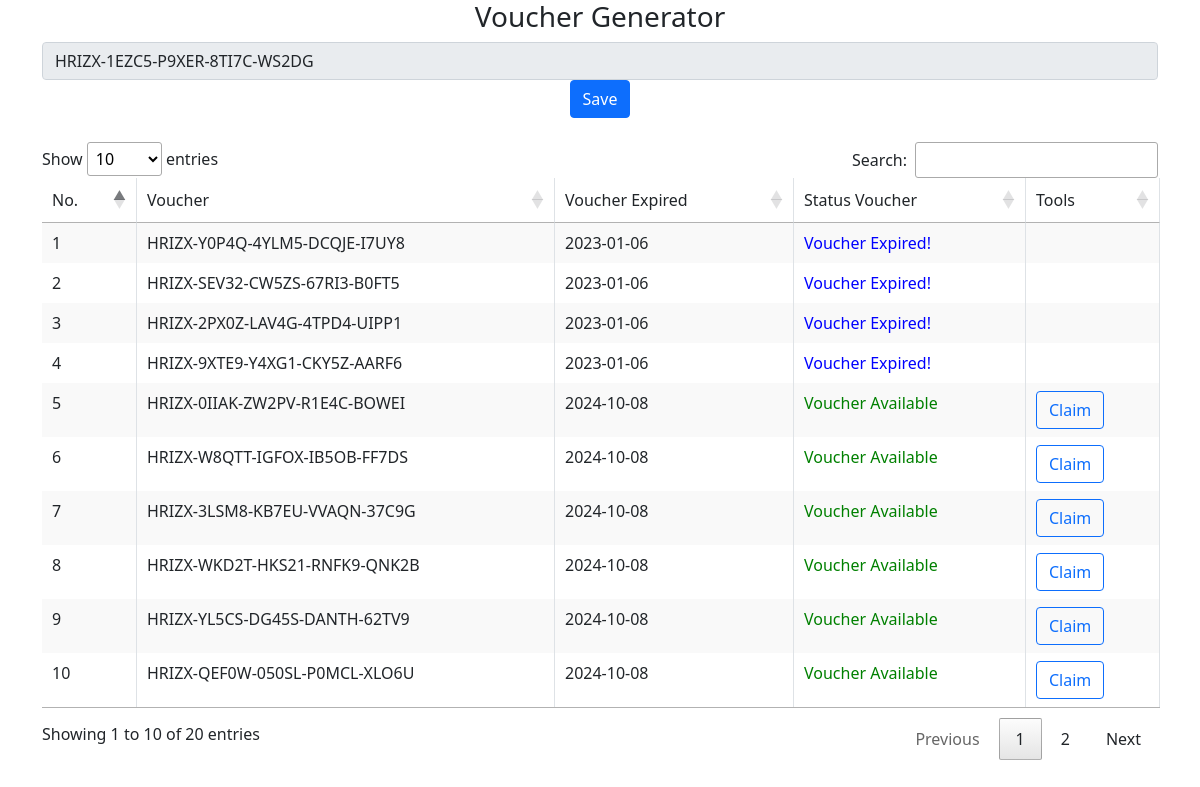
Page /voucher.php on the committed database.
### tables this page shows
CREATE TABLE `voucher`  (
  `id_voucher` int NOT NULL AUTO_INCREMENT,
  `voucher` varchar(29) NULL DEFAULT NULL,
  `voucher_exp` date NULL DEFAULT NULL,
  `status` int NULL DEFAULT NULL,
  PRIMARY KEY (`id_voucher`) USING BTREE
);

### voucher.php (the view, shortened to what this page needs)
<?php
   include "conn.php";
?>
<!DOCTYPE html>
<html>
<head>
    <link rel="stylesheet" type="text/css" href="assets/DataTables/css/jquery.dataTables.css">
    <link rel="stylesheet" type="text/css" href="assets/css/bootstrap.min.css">
    <link rel="stylesheet" type="text/css" href="assets/DataTables/css/dataTables.bootstrap.css">
</head>
<body>
    <?php
        function getToken($length)
         {
          $token = "";
          $codeAlphabet = "ABCDEFGHIJKLMNOPQRSTUVWXYZ";
          $codeAlphabet.= "0123456789";
          $max = strlen($codeAlphabet);
          for ($i=0; $i < $length; $i++) {
           $token .= $codeAlphabet[random_int(0, $max-1)];
          }
          return $token;
         }
         function getToken2($length)
         {
          $token2 = "";
          $codeAlphabet = "ABCDEFGHIJKLMNOPQRSTUVWXYZ";
          $codeAlphabet.= "0123456789";
          $max = strlen($codeAlphabet);
          for ($i=0; $i < $length; $i++) {
           $token2 .= $codeAlphabet[random_int(0, $max-1)];
          }
          return $token2;
         }
         function getToken3($length)
         {
          $token3 = "";
          $codeAlphabet = "ABCDEFGHIJKLMNOPQRSTUVWXYZ";
          $codeAlphabet.= "0123456789";
          $max = strlen($codeAlphabet);
          for ($i=0; $i < $length; $i++) {
           $token3 .= $codeAlphabet[random_int(0, $max-1)];
          }
          return $token3;
         }
         function getToken4($length)
         {
          $token4 = "";
          $codeAlphabet = "ABCDEFGHIJKLMNOPQRSTUVWXYZ";
          $codeAlphabet.= "0123456789";
          $max = strlen($codeAlphabet);
          for ($i=0; $i < $length; $i++) {
           $token4 .= $codeAlphabet[random_int(0, $max-1)];
          }
          return $token4;
         }
     ?>
    <center>
        <h3>Voucher Generator</h3>
        <div class="container">
        <form method="POST">
            <input type="text" class="form-control" name="voucher" readonly value="<?php echo "HRIZX"."-".getToken(5)."-".getToken2(5)."-".getToken3(5)."-".getToken4(5) ?>">
            <input type="submit" name="save" value="Save" class="btn btn-primary">
        </form>
        </div>
        <br>
        <div class="container">
        <table id="data" class="table table-striped table-bordered dataTables">
            <thead>
                <tr>
                    <td>No.</td>
                    <td>Voucher</td>
                    <td>Voucher Expired</td>
                    <td>Status Voucher</td>
                    <td>Tools</td>
                </tr>
            </thead>
            <tbody>
                <?php
                   $no = 1;
                   $sql = $koneksi->query("SELECT * FROM voucher");
                   while ($data = $sql->fetch_assoc()) {
                ?>
                <tr>
                    <td><?php echo $no++; ?></td>
                    <td><?php echo $data['voucher'] ?></td>
                    <td><?php echo $data['voucher_exp'] ?></td>
                    <td>
                        <?php
                            if($data['status'] == 1){
                                echo "<span style='color:red'>Voucher Used!</span>";
                            }elseif($data['status'] == 2){
                                echo "<span style='color:red'>Voucher Not Valid!</span>";
                            }elseif($data['status'] == 3){
                                echo "<span style='color:blue'>Voucher Expired!</span>";
                            }else{
                                echo "<span style='color:green'>Voucher Available</span>";
                            }
                        ?>
                    </td>
                    <td> <?php
                            if($data['status'] == 0){
                                echo "<a href='voucher-e.php?id=$data[id_voucher]' class='btn btn-outline-primary' name='claim'>Claim</a>";
                            }else{
                                echo "";
                            }
                        ?>
                        </td>
                </tr>
                <?php } ?>
            </tbody>
        </table>
    </div>
    </center>
</body>
</html>

### rows in the picture
voucher: voucher "HRIZX-Y0P4Q-4YLM5-DCQJE-I7UY8", voucher_exp "2023-01-06", status "Voucher Expired!"
voucher: voucher "HRIZX-SEV32-CW5ZS-67RI3-B0FT5", voucher_exp "2023-01-06", status "Voucher Expired!"
voucher: voucher "HRIZX-2PX0Z-LAV4G-4TPD4-UIPP1", voucher_exp "2023-01-06", status "Voucher Expired!"
voucher: voucher "HRIZX-9XTE9-Y4XG1-CKY5Z-AARF6", voucher_exp "2023-01-06", status "Voucher Expired!"
voucher: voucher "HRIZX-0IIAK-ZW2PV-R1E4C-BOWEI", voucher_exp "2024-10-08", status "Voucher Available"
voucher: voucher "HRIZX-W8QTT-IGFOX-IB5OB-FF7DS", voucher_exp "2024-10-08", status "Voucher Available"
voucher: voucher "HRIZX-3LSM8-KB7EU-VVAQN-37C9G", voucher_exp "2024-10-08", status "Voucher Available"
voucher: voucher "HRIZX-WKD2T-HKS21-RNFK9-QNK2B", voucher_exp "2024-10-08", status "Voucher Available"
voucher: voucher "HRIZX-YL5CS-DG45S-DANTH-62TV9", voucher_exp "2024-10-08", status "Voucher Available"
voucher: voucher "HRIZX-QEF0W-050SL-P0MCL-XLO6U", voucher_exp "2024-10-08", status "Voucher Available"
